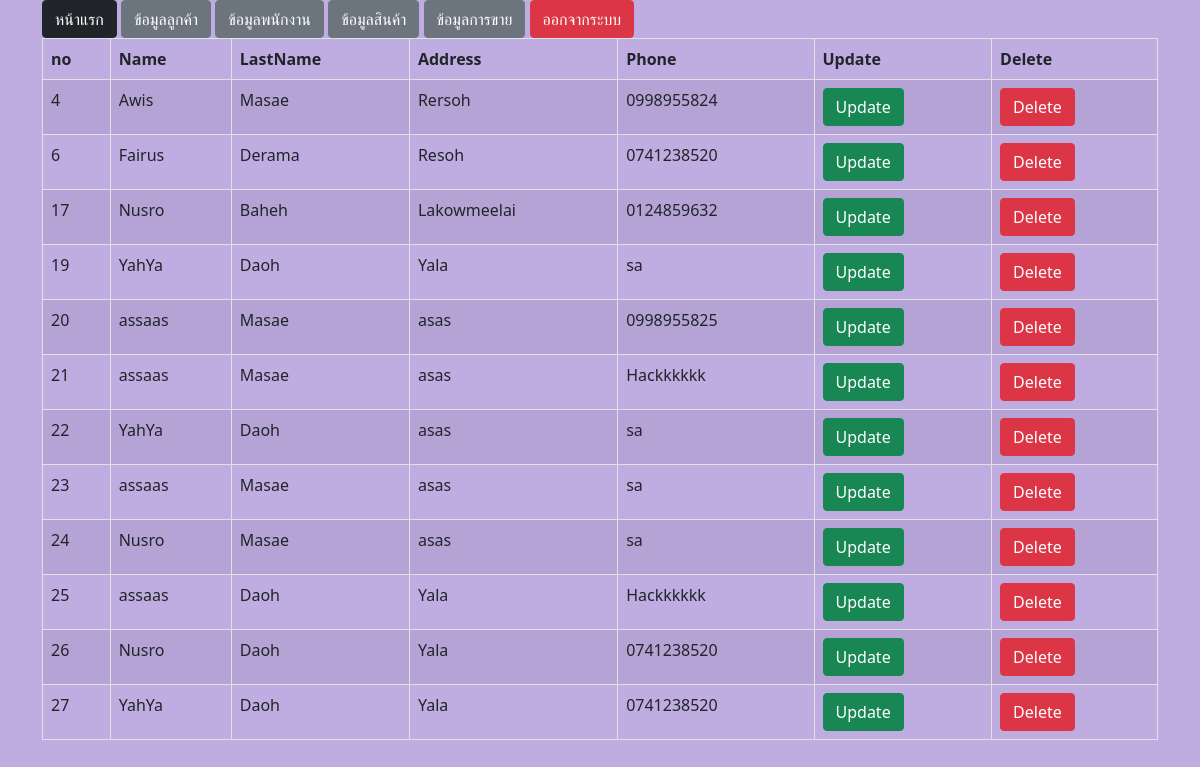
Page / (signed in) on the committed database.
### tables this page shows
CREATE TABLE `tbl_customers` (
  `c_no` int(11) NOT NULL,
  `S_Name` varchar(100) NOT NULL,
  `S_LastName` varchar(100) NOT NULL,
  `S_Address` varchar(100) NOT NULL,
  `S_Phone` varchar(10) NOT NULL
);

### index.php (the view, shortened to what this page needs)
<!DOCTYPE html>
<html lang="en">
<head>
    <link rel="stylesheet" href="https://stackpath.bootstrapcdn.com/bootstrap/5.0.0-alpha1/css/bootstrap.min.css">
</head>
<body>
<div class="container">
        <a href="index.php" class="btn btn-dark">หน้าแรก</a>
        <a href="Customer_form.php" class="btn btn-secondary">ข้อมูลลูกค้า</a>
        <a href="Employee_form.php" class="btn btn-secondary">ข้อมูลพนักงาน</a>
        <a href="Product_form.php" class="btn btn-secondary">ข้อมูลสินค้า</a>
        <a href="Sales_form.php" class="btn btn-secondary">ข้อมูลการขาย</a>
        <a href="logout.php" class="btn btn-danger">ออกจากระบบ</a>
<table id="mytable" class="table table-bordered table-striped">
        <thead>
<tr>
<th>no</th>
<th>Name</th>
<th>LastName</th>
<th>Address</th>
<th>Phone</th>
<th>Update</th>
<th>Delete</th>
</tr>
</thead>
<tbody>
<?php
include('connection.php');
$sql = "SELECT * FROM tbl_customers";
$result = $conn->query($sql);
if ($result->num_rows > 0) {
while($row = $result->fetch_assoc())
{
echo '<tr>';
echo '<td>'. $row['c_no'] . '</td>';
echo '<td>'. $row['S_Name'] . '</td>';
echo '<td>'. $row['S_LastName'] . '</td>';
echo '<td>'. $row['S_Address'] . '</td>';
echo '<td>'. $row['S_Phone'] . '</td>';
echo '<td><a role="button" href="update_Customer_form.php?c_no='.$row['c_no'].'"class="btn btn-success">Update</a></td>';
echo '<td><a role="delete" href="delete_Customer.php?c_no='.$row['c_no'].'"class="btn btn-danger">Delete</a></td>';
echo '</tr>';
}
} else {
echo " ";
}
?>
</tbody>
</table>
</div>
</body>
</html>

### index.php (style rules this page uses)
body { background-color: #BFACE0; }

### rows in the picture
tbl_customers: c_no "4", S_Name "Awis", S_LastName "Masae", S_Address "Rersoh", S_Phone "0998955824"
tbl_customers: c_no "6", S_Name "Fairus", S_LastName "Derama", S_Address "Resoh", S_Phone "0741238520"
tbl_customers: c_no "17", S_Name "Nusro", S_LastName "Baheh", S_Address "Lakowmeelai", S_Phone "0124859632"
tbl_customers: c_no "19", S_Name "YahYa", S_LastName "Daoh", S_Address "Yala", S_Phone "sa"
tbl_customers: c_no "20", S_Name "assaas", S_LastName "Masae", S_Address "asas", S_Phone "0998955825"
tbl_customers: c_no "21", S_Name "assaas", S_LastName "Masae", S_Address "asas", S_Phone "Hackkkkkk"
tbl_customers: c_no "22", S_Name "YahYa", S_LastName "Daoh", S_Address "asas", S_Phone "sa"
tbl_customers: c_no "23", S_Name "assaas", S_LastName "Masae", S_Address "asas", S_Phone "sa"
tbl_customers: c_no "24", S_Name "Nusro", S_LastName "Masae", S_Address "asas", S_Phone "sa"
tbl_customers: c_no "25", S_Name "assaas", S_LastName "Daoh", S_Address "Yala", S_Phone "Hackkkkkk"
tbl_customers: c_no "26", S_Name "Nusro", S_LastName "Daoh", S_Address "Yala", S_Phone "0741238520"
tbl_customers: c_no "27", S_Name "YahYa", S_LastName "Daoh", S_Address "Yala", S_Phone "0741238520"
